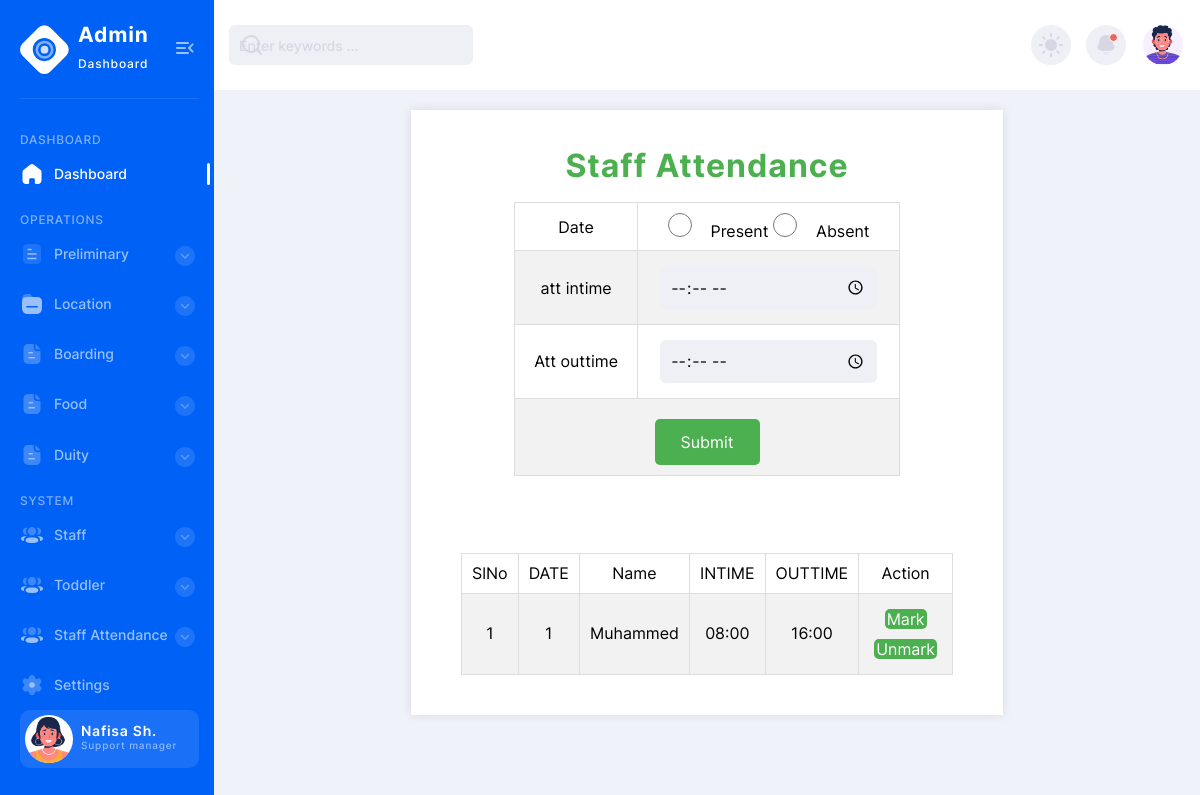
The page /Project/Admin/StaffAttendance.php on the database its author committed.
### tables this page shows
CREATE TABLE `tbl_staffattendance` (
  `attendance_id` int(11) NOT NULL,
  `attendance_date` varchar(50) NOT NULL,
  `staff_id` int(11) NOT NULL,
  `attendance_status` int(11) NOT NULL DEFAULT 0,
  `attendance_intime` varchar(50) NOT NULL,
  `attendance_outtime` varchar(50) NOT NULL
);

CREATE TABLE `tbl_staff` (
  `staff_id` int(11) NOT NULL,
  `staff_location` varchar(40) NOT NULL,
  `staff_name` varchar(50) NOT NULL,
  `staff_age` varchar(50) NOT NULL,
  `staff_gender` varchar(50) NOT NULL,
  `staff_pincode` varchar(50) NOT NULL,
  `staff_qualification` varchar(80) NOT NULL,
  `staff_dob` varchar(50) NOT NULL,
  `staff_doj` varchar(50) NOT NULL,
  `staff_address` varchar(80) NOT NULL,
  `staff_password` varchar(50) NOT NULL,
  `staff_contact` varchar(50) NOT NULL,
  `staff_photo` varchar(50) NOT NULL,
  `staff_email` varchar(50) NOT NULL,
  `staff_status` int(11) NOT NULL DEFAULT 0,
  `place_id` varchar(11) NOT NULL
);

### Project/Admin/StaffAttendance.php (the view, shortened to what this page needs)
<?php include("Head.php") ?>
<?php
include("../Assets/Connection/Connection.php");
$eintime="";
$eouttime="";
?>
<!DOCTYPE html PUBLIC "-//W3C//DTD XHTML 1.0 Transitional//EN" "http://www.w3.org/TR/xhtml1/DTD/xhtml1-transitional.dtd">
<html xmlns="http://www.w3.org/1999/xhtml">
<head>
</head>
<body>
<form id="form1" name="form1" method="post" action="">
<h1 align="center">Staff Attendance</h1>
  <table align="center" border="1">
  <tr>
      <td>Date</td>
      <td><label for="txt_date"></label>
      <input type="radio" name="txt_date" id="txt_date" value="1" />Present
       <input type="radio" name="txt_date" id="txt_date" value="2" />Absent
      </td>
    </tr>
      <td>att&nbsp;intime</td>
      <td><label for="txt_intime"></label>
      <input type="time" name="txt_intime" id="txt_intime" value="<?php echo $eintime  ?>"/></td>
    <tr>
      <td>Att&nbsp;outtime</td>
      <td><label for="txt_outtime"></label>
      <input type="time" name="txt_outtime" id="txt_outtime" value="<?php echo $eouttime ?>" /></td>
    </tr>
    <tr>
      <td  colspan="2" align="center">
      <input type="submit" name="btn_submit" id="btn_submit" value="Submit" /></td>
    </tr>
  </table>
      <br /><br />
  <table  border="1" align="center">
    <tr>
      <td>SlNo</td>
      <td>DATE</td>
      <td>Name</td>
       <td>INTIME</td>
       <td>OUTTIME</td>
      <td colspan="2" align="center">Action</td>
    </tr>
   <?php
	 $i=0;
	 $sel ="select * from tbl_staffattendance  m inner join  tbl_staff s on s.staff_id  = m.staff_id where  attendance_status='0' ";
   $result =$con -> query($sel);
   while($data = $result -> fetch_assoc())
   {
	 $i++
	 ?>
    <tr>
      <td><?php echo $i ?></td>
      <td><?php echo $data['attendance_date']?></td>
      <td><?php echo $data['staff_name']?></td>
       <td><?php echo $data['attendance_intime']?></td>
      <td><?php echo $data['attendance_outtime']?></td>
      <td>
        <a href="StaffAttendance.php?mid=<?php echo $data['attendance_id']?>" class="a">Mark</a>
        <a href="StaffAttendance.php?umid=<?php echo $data['attendance_id']?>" class="a">Unmark</a>
      </td>
    </tr>
    <?php } ?>
  </table>
</form>
</body>
</html>
<?php include("Foot.php") ?>

### Project/Admin/StaffAttendance.php (style rules this page uses)
h1 { text-align: center; color: #4CAF50; margin-top: 20px; }
table { width: 70%; margin: 20px auto; border-collapse: collapse; }
table, th, td { border: 1px solid #ddd; padding: 10px; }
td { text-align: center; }
tr:nth-child(even) { background-color: #f2f2f2; }
input[type="text"], input[type="time"] { width: 90%; padding: 8px; margin: 5px 0; box-sizing: border-box; }
input[type="submit"] { background-color: #4CAF50; color: white; border: none; padding: 12px 24px; cursor: pointer; font-size: 16px; border-radius: 5px; transition: background-color 0.3s ease, transform 0.2s ease; margin-top: 10px; }
form { background-color: white; padding: 20px; margin: 20px auto; width: 60%; box-shadow: 0 0 10px rgba(0, 0, 0, 0.1); }
.a { display: inline-block; color: white; text-decoration: none; padding: 2px; background-color: #4CAF50; border-radius: 5px; transition: background-color 0.3s ease, transform 0.2s ease; margin:5px }

### rows shown on the page
tbl_staffattendance: attendance_date "1", staff.staff_name "Muhammed", attendance_intime "08:00", attendance_outtime "16:00"
